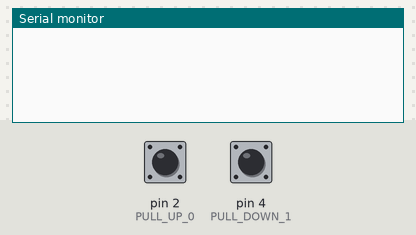
The sketch below on a simulated Arduino Uno, built with avr-gcc and run on an emulated ATmega328P. Parts: the last lines printed to the serial monitor. The test bench sets the inputs (shaded band); at power-on: pin 2 (PULL_UP_0) HIGH, pin 4 (PULL_DOWN_1) LOW.

Above: at 1.3 s.
1.4 s: pin 2 (PULL_UP_0) pulled LOW for 0.3 s
At 2.1 s:
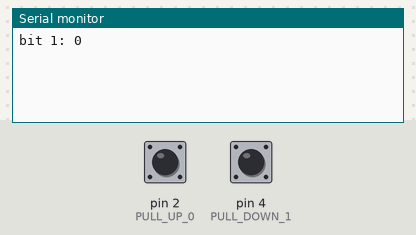
3.2 s: pin 4 (PULL_DOWN_1) pulled HIGH for 3.2 s
At 7.7 s:
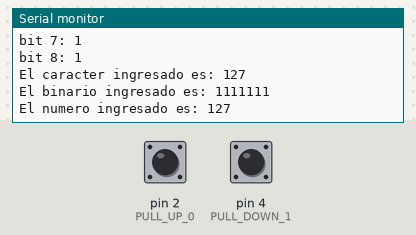
8.0 s: pin 2 (PULL_UP_0) pulled LOW for 1 s
At 10.1 s:
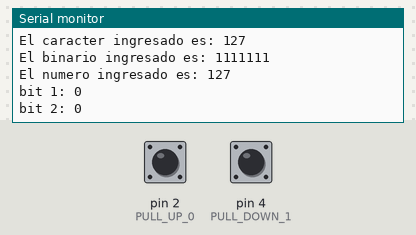
10.5 s: pin 2 (PULL_UP_0) driven LOW and pin 4 (PULL_DOWN_1) driven HIGH
At 11.2 s:
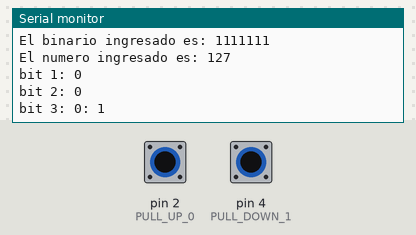
12.7 s: pin 2 (PULL_UP_0) driven HIGH
At 14.2 s:
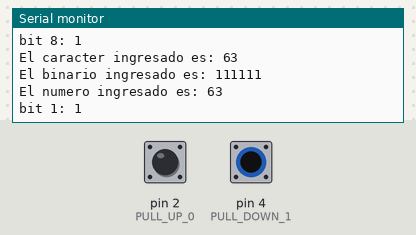
Timing chart, 0 to 15.2 s (numbered marks = the images above; inputs shaded):
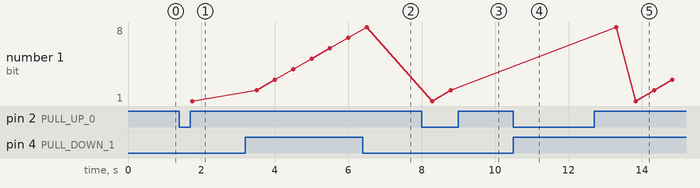

Measured:
- after the input at 1.4 s, the serial monitor: prints a new line after 0.35 s (image 1)
- after the input at 3.2 s, the serial monitor: prints a new line after 0.30 s (image 2)
- after the input at 8.0 s, the serial monitor: prints a new line after 0.29 s (image 3)
- after the input at 10.5 s, the serial monitor: prints a new line after 0.29 s (image 4)
- after the input at 12.7 s, the serial monitor: prints a new line after 0.59 s (image 5)
- plotted number 1: 1 → 8 after the input at 3.2 s, 8 → 2 after the input at 8.0 s

The sketch:

teclado_binario.ino
```cpp
int tecla_cero;
int tecla_uno;
int j=0;
unsigned char num = 0;

void setup() {
  pinMode(4,INPUT); // PULL DOWN 1
  pinMode(2,INPUT);//  PULL UP 0
  Serial.begin(9600);

}


void loop() {
  tecla_uno = digitalRead(4);
  tecla_cero = digitalRead(2);
  delay(250);

  if ((tecla_cero == LOW) or (tecla_uno == HIGH)) {
      Serial.print("bit ");
      Serial.print(j+1, DEC);

      if(tecla_cero == LOW){
        Serial.print(": 0");
      }

      if (tecla_uno == HIGH){
        num = num | (1 << (7-j));
        Serial.print(": 1");
      }

      Serial.println("");
      j++;

      if (j==8) {
        j=0;
        Serial.print("El caracter ingresado es: ");
        Serial.println(num);
        Serial.print("El binario ingresado es: ");
        if(num & (1 << 7) == 0) {
          Serial.print("0");
        }
        Serial.println(num, BIN);
        Serial.print("El numero ingresado es: ");
        Serial.println(num, DEC);
        num = 0;
      }
      delay(250);
   }
}
```
